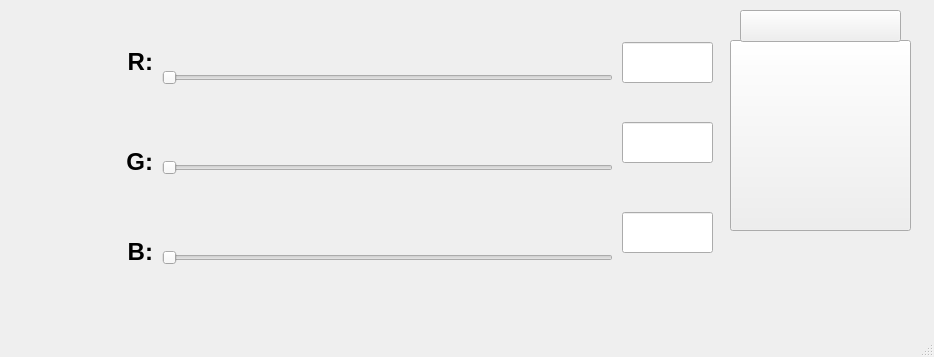
<?xml version="1.0" encoding="UTF-8"?>
<ui version="4.0">
 <class>MainWindow</class>
 <widget class="QMainWindow" name="MainWindow">
  <property name="geometry">
   <rect>
    <x>0</x>
    <y>0</y>
    <width>934</width>
    <height>357</height>
   </rect>
  </property>
  <property name="windowTitle">
   <string>MainWindow</string>
  </property>
  <widget class="QWidget" name="centralwidget">
   <widget class="QLineEdit" name="txt_R">
    <property name="geometry">
     <rect>
      <x>622</x>
      <y>42</y>
      <width>91</width>
      <height>41</height>
     </rect>
    </property>
    <property name="font">
     <font>
      <pointsize>12</pointsize>
      <weight>75</weight>
      <bold>true</bold>
     </font>
    </property>
    <property name="text">
     <string/>
    </property>
    <property name="alignment">
     <set>Qt::AlignCenter</set>
    </property>
   </widget>
   <widget class="QLabel" name="label">
    <property name="geometry">
     <rect>
      <x>12</x>
      <y>42</y>
      <width>141</width>
      <height>41</height>
     </rect>
    </property>
    <property name="text">
     <string>&lt;html&gt;&lt;head/&gt;&lt;body&gt;&lt;p align=&quot;right&quot;&gt;&lt;span style=&quot; font-size:18pt; font-weight:600;&quot;&gt;R:&lt;/span&gt;&lt;/p&gt;&lt;/body&gt;&lt;/html&gt;</string>
    </property>
   </widget>
   <widget class="QSlider" name="hs_R">
    <property name="geometry">
     <rect>
      <x>162</x>
      <y>52</y>
      <width>451</width>
      <height>51</height>
     </rect>
    </property>
    <property name="orientation">
     <enum>Qt::Horizontal</enum>
    </property>
   </widget>
   <widget class="QSlider" name="hs_B">
    <property name="geometry">
     <rect>
      <x>162</x>
      <y>232</y>
      <width>451</width>
      <height>51</height>
     </rect>
    </property>
    <property name="orientation">
     <enum>Qt::Horizontal</enum>
    </property>
   </widget>
   <widget class="QSlider" name="hs_G">
    <property name="geometry">
     <rect>
      <x>162</x>
      <y>142</y>
      <width>451</width>
      <height>51</height>
     </rect>
    </property>
    <property name="orientation">
     <enum>Qt::Horizontal</enum>
    </property>
   </widget>
   <widget class="QLineEdit" name="txt_B">
    <property name="geometry">
     <rect>
      <x>622</x>
      <y>212</y>
      <width>91</width>
      <height>41</height>
     </rect>
    </property>
    <property name="font">
     <font>
      <pointsize>12</pointsize>
      <weight>75</weight>
      <bold>true</bold>
     </font>
    </property>
    <property name="text">
     <string/>
    </property>
    <property name="alignment">
     <set>Qt::AlignCenter</set>
    </property>
   </widget>
   <widget class="QLineEdit" name="txt_G">
    <property name="geometry">
     <rect>
      <x>622</x>
      <y>122</y>
      <width>91</width>
      <height>41</height>
     </rect>
    </property>
    <property name="font">
     <font>
      <pointsize>12</pointsize>
      <weight>75</weight>
      <bold>true</bold>
     </font>
    </property>
    <property name="text">
     <string/>
    </property>
    <property name="alignment">
     <set>Qt::AlignCenter</set>
    </property>
   </widget>
   <widget class="QLabel" name="label_3">
    <property name="geometry">
     <rect>
      <x>12</x>
      <y>232</y>
      <width>141</width>
      <height>41</height>
     </rect>
    </property>
    <property name="text">
     <string>&lt;html&gt;&lt;head/&gt;&lt;body&gt;&lt;p align=&quot;right&quot;&gt;&lt;span style=&quot; font-size:18pt; font-weight:600;&quot;&gt;B:&lt;/span&gt;&lt;/p&gt;&lt;/body&gt;&lt;/html&gt;</string>
    </property>
   </widget>
   <widget class="QLabel" name="label_5">
    <property name="geometry">
     <rect>
      <x>12</x>
      <y>142</y>
      <width>141</width>
      <height>41</height>
     </rect>
    </property>
    <property name="text">
     <string>&lt;html&gt;&lt;head/&gt;&lt;body&gt;&lt;p align=&quot;right&quot;&gt;&lt;span style=&quot; font-size:18pt; font-weight:600;&quot;&gt;G:&lt;/span&gt;&lt;/p&gt;&lt;/body&gt;&lt;/html&gt;</string>
    </property>
   </widget>
   <widget class="QPushButton" name="btn_color">
    <property name="geometry">
     <rect>
      <x>730</x>
      <y>40</y>
      <width>181</width>
      <height>191</height>
     </rect>
    </property>
    <property name="text">
     <string/>
    </property>
   </widget>
   <widget class="QPushButton" name="pushButton">
    <property name="geometry">
     <rect>
      <x>740</x>
      <y>10</y>
      <width>161</width>
      <height>32</height>
     </rect>
    </property>
    <property name="text">
     <string/>
    </property>
   </widget>
  </widget>
  <widget class="QMenuBar" name="menubar">
   <property name="geometry">
    <rect>
     <x>0</x>
     <y>0</y>
     <width>934</width>
     <height>24</height>
    </rect>
   </property>
  </widget>
  <widget class="QStatusBar" name="statusbar"/>
 </widget>
 <resources/>
 <connections/>
</ui>
